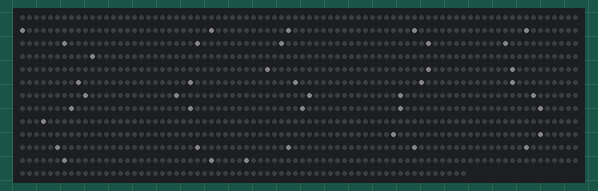
The sketch below on a simulated ESP32. Parts: 1024 RGB LEDs in strip order, left to right, continuing on the next row. Dim RGB values are drawn brighter than linear; the strip is taken to match the declared colour order.

Above: at 0.1 s.

The sketch:

4Matrix.ino
```cpp
// (licence header left out)
#include <Adafruit_NeoPixel.h>
#define PIN        25
#define NUMPIXELS 1024 // Popular NeoPixel ring size

Adafruit_NeoPixel pixels(NUMPIXELS, PIN, NEO_RGB + NEO_KHZ800);

void setup() {
  pixels.begin(); // INITIALIZE NeoPixel strip object (REQUIRED)
}

int getPos(int x, int y) {
  int ledPos = 0;
  int even = 0;
  if((x%2)==0) even = 17;
  if(x<17) {
    if(y<17) { // zone 1
      ledPos = (x-1)*16 - (pow(-1, x) * y) + even;
    } else {   // zone 2
      ledPos = (x-1)*16 - (pow(-1, x) * (y-16)) + 256 + even;
    }
  } else {
    if(y<17) {  // zone 3
      ledPos = (x-1)*16 - (pow(-1, x) * y) + 512 + even;
    } else {    // zone 4
      ledPos = (x-1)*16 - (pow(-1, x) * (y-16))+ 256 +even;
    }
  }
  return ledPos-1;
}

void loop() {
  int k=0;
  pixels.clear();
  int cx = 16;
  int cy = 16;
  int r = 10;

  float sqr = 0;
  int y = 0;
  int pos = 0;

//  pos = getPos(1, 1);
//  pixels.setPixelColor(0, pixels.Color(8, 8, 8));
//  pixels.show();
//  pixels.setPixelColor(388, pixels.Color(8, 8, 8));
//  pixels.setPixelColor(412, pixels.Color(8, 8, 8));
//  pixels.setPixelColor(422, pixels.Color(8, 8, 8));
//  pixels.setPixelColor(442, pixels.Color(8, 8, 8));
//  pixels.setPixelColor(455, pixels.Color(8, 8, 8));
//  pixels.setPixelColor(473, pixels.Color(8, 8, 8));
//  pixels.setPixelColor(488, pixels.Color(8, 8, 8));
//  pixels.setPixelColor(505, pixels.Color(8, 8, 8));
//  pixels.setPixelColor(520, pixels.Color(8, 8, 8));
//  pixels.setPixelColor(537, pixels.Color(8, 8, 8));
//  pixels.setPixelColor(551, pixels.Color(8, 8, 8));
//  pixels.setPixelColor(570, pixels.Color(8, 8, 8));
//  pixels.setPixelColor(582, pixels.Color(8, 8, 8));
//  pixels.setPixelColor(604, pixels.Color(8, 8, 8));
//  pixels.setPixelColor(612, pixels.Color(8, 8, 8));
//  pixels.setPixelColor(881, pixels.Color(8, 8, 8));
// pixels.show();

  for(int x=-r; x<=r; x++) {
    y = round(sqrt(r*r-(x*x)));
    pos = getPos(x+cx, y+cy);
    pixels.setPixelColor(pos, pixels.Color(8, 8, 8));
    pos = getPos(x+cx, -y+cy);
    pixels.setPixelColor(pos, pixels.Color(8, 8, 8));
  }
  pixels.show();
  delay(5000);

}
```
